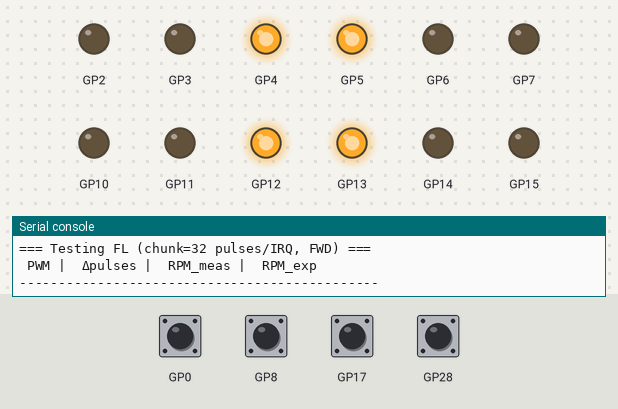
This program was run on a simulated Raspberry Pi Pico running MicroPython. On the bench: output pins drawn as LEDs (lit = HIGH), the last lines printed to the serial console. Inputs (shaded band) come from the test bench; at power-on: GP0, GP8, GP17, GP28 HIGH. The clock reads 2024-03-15 10:24:30 at power-on unless the program sets it; files the program writes start out absent; the stepper is drawn at 200 steps a turn; files that are not in the repository are absent; pins used as bus, display or sensor lines are not drawn.

Above: at 0.1 s.
At 6.1 s:
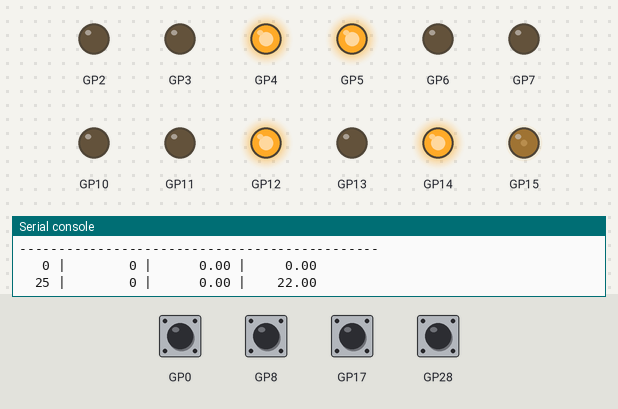
At 15.1 s:
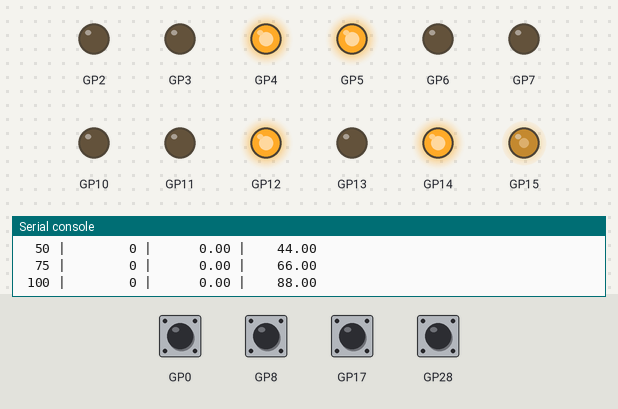
At 21.1 s:
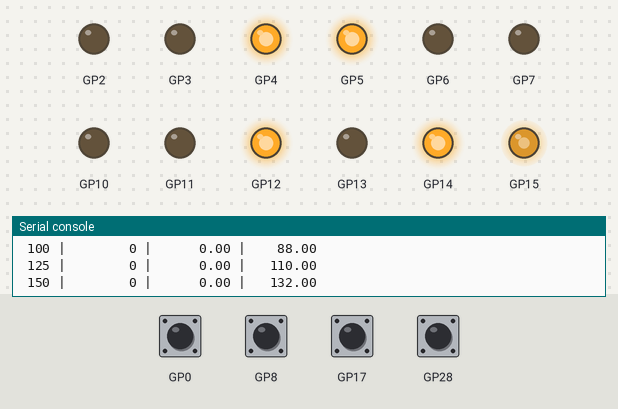
At 30.1 s:
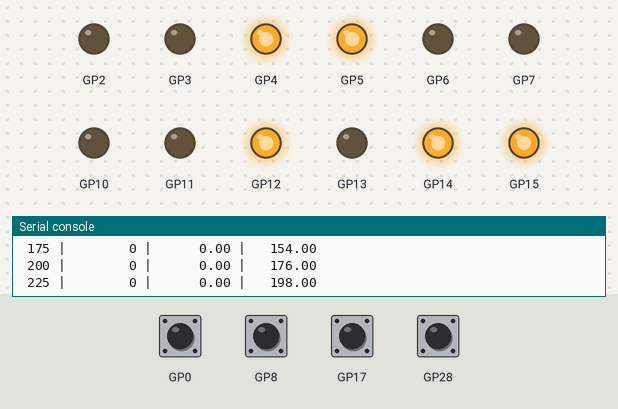
At 39.77 s:
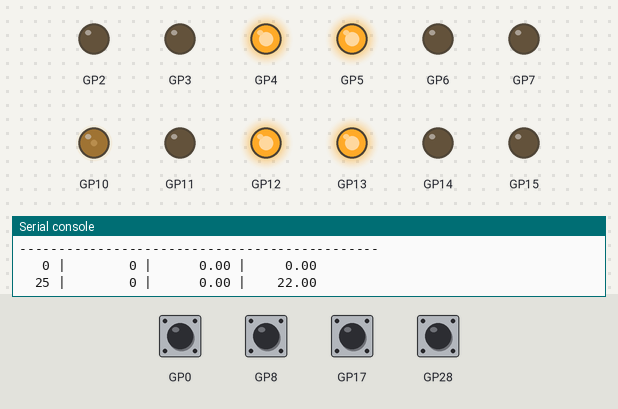
Timing chart, 0 to 40.0 s (numbered marks = the images above):
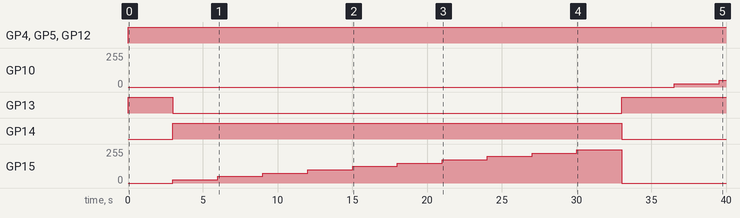

Measured:
- by itself, GP4, GP5, GP12: LOW → HIGH at 0.00 s
- by itself, GP10: 0/255 → 25/255 at 36.5 s, → 50/255 3.0 s later
- by itself, GP13: LOW → HIGH at 0.00 s, → LOW 3.0 s later, → HIGH 30.0 s later
- by itself, GP14: LOW → HIGH at 3.0 s, → LOW 30.0 s later
- by itself, GP15: rises from 0/255 to 250/255 in 27.0 s, then falls to 0/255 in 3.0 s

The program:

Feed_Forward_Cal_923.py
```python
from machine import Pin, PWM
from rp2 import PIO, StateMachine, asm_pio
from time import ticks_ms, ticks_diff, sleep, localtime

# ================== CONFIG ==================
CPR_MOTOR = 16
GEAR_RATIO = 150
PULSES_PER_REV = CPR_MOTOR * GEAR_RATIO  # 2400

TEST_INTERVAL_MS = 3000      # dwell per PWM step
PWM_STEP = 25               # step size 0..255
MAX_PWM = 250
CHUNK_LIST = [32]           # try 1, 16, 32, 64, 128

# Debounced PIO settings
DEBOUNCE_US = 25            # post-edge holdoff (try 50..150 µs)
SM_FREQ_HZ  = 1_000_000     # PIO clock so 1 instr ≈ 1 µs

# "Expected" column only (for eyeballing); not used in fit
MAX_WHEEL_RPM = 220.0

WHEELS = ["FL", "FR", "BL", "BR"]

# Robot-forward direction per wheel: +1 => +PWM spins robot-forward; -1 => reversed
WHEEL_DIR = {
    "FL": -1,
    "FR": +1,
    "BL": -1,
    "BR": +1,
}

# Linear-fit window (avoid deadzone and saturation)
FIT_PWM_MIN = 75
FIT_PWM_MAX = 200

# ================== MOTOR PINS ==================
pins = {
    "BR": (PWM(Pin(2)),  Pin(4, Pin.OUT),  Pin(3, Pin.OUT)),
    "BL": (PWM(Pin(7)),  Pin(5, Pin.OUT),  Pin(6, Pin.OUT)),
    "FR": (PWM(Pin(10)), Pin(12, Pin.OUT), Pin(11, Pin.OUT)),
    "FL": (PWM(Pin(15)), Pin(13, Pin.OUT), Pin(14, Pin.OUT)),
}
for pwm, _, _ in pins.values():
    pwm.freq(20000)

def motor_control_rf(wheel, pwm_cmd_rf):
    """Drive in ROBOT-FORWARD sign; map to hardware using WHEEL_DIR."""
    pwm_cmd_hw = int(pwm_cmd_rf * WHEEL_DIR[wheel])
    pwm, in1, in2 = pins[wheel]
    direction = 1 if pwm_cmd_hw >= 0 else 0
    abs_speed = min(abs(pwm_cmd_hw), 255)
    in1.value(direction)
    in2.value(not direction)
    pwm.duty_u16(int(abs_speed * 65535 / 255))

def stop_all():
    for w in pins:
        motor_control_rf(w, 0)

# TB6612 standby (no-op if not present)
try:
    stby = Pin(1, Pin.OUT)
    stby.high()
except Exception:
    pass

# ================== DEBOUNCED, CHUNKED PIO COUNTER ==================
# Pull order at init: 1) CHUNK_N  2) DEBOUNCE_CYCLES
@asm_pio()
def edge_counter_chunk_db():
    pull()              # OSR = chunk_target (N)
    mov(isr, osr)       # ISR holds chunk_target constant
    mov(x, osr)         # X = chunk countdown (starts at N)
    pull()              # OSR = debounce_cycles (constant for reload)
    mov(y, osr)         # Y = debounce countdown working copy
    wrap_target()
    wait(0, pin, 0)     # arm on low
    wait(1, pin, 0)     # rising edge detected -> count it
    jmp(x_dec, "deb")   # X-- ; if not zero skip IRQ, else fall-through
    irq(rel(0))         # chunk of N edges completed
    mov(x, isr)         # reload X = N
    label("deb")        # post-edge holdoff
    jmp(y_dec, "deb")   # burn debounce cycles
    mov(y, osr)         # reload Y = debounce_cycles
    wrap()

encoder_pins = {"FL":17, "FR":28, "BL":8, "BR":0}
encoder_counts = {w: 0 for w in encoder_pins}
sms = {}

def make_irq_handler(wheel, PIO_CHUNK):
    def handler(sm):
        # one IRQ per CHUNK_N debounced rising edges
        encoder_counts[wheel] += PIO_CHUNK
    return handler

def init_sms(PIO_CHUNK):
    # deactivate any existing SMs
    for sm in sms.values():
        try:
            sm.active(0)
        except:
            pass
    sms.clear()
    # zero counts
    for w in encoder_counts:
        encoder_counts[w] = 0

    deb_cycles = max(1, int(DEBOUNCE_US * (SM_FREQ_HZ // 1_000_000)))

    # start fresh with this chunk
    for i, (wheel, pin_num) in enumerate(encoder_pins.items()):
        pin = Pin(pin_num, Pin.IN, Pin.PULL_UP)
        sm = StateMachine(i, edge_counter_chunk_db, freq=SM_FREQ_HZ, in_base=pin)
        sm.irq(make_irq_handler(wheel, PIO_CHUNK))
        sm.put(PIO_CHUNK)   # chunk target (N)
        sm.put(deb_cycles)  # debounce cycles
        sm.active(1)
        sms[wheel] = sm

# ================== FIT / CSV HELPERS ==================
def fit_pwm_vs_rpm(rows, fit_min_pwm, fit_max_pwm):
    """
    rows: list of dicts with {'pwm','rpm'} (rpm signed, robot-forward).
    Fit is always done on absolute RPM to ensure k and c are positive magnitudes.
    """
    xs, ys = [], []
    for r in rows:
        p = r["pwm"]
        rpm_abs = abs(r["rpm"])
        if fit_min_pwm <= p <= fit_max_pwm:
            xs.append(rpm_abs)
            ys.append(p)
    n = len(xs)
    if n < 2:
        return None, None, None, n
    mx = sum(xs) / n
    my = sum(ys) / n
    num = sum((x - mx) * (y - my) for x, y in zip(xs, ys))
    den = sum((x - mx) ** 2 for x in xs) or 1e-9
    k = abs(num / den)
    c = abs(my - k * mx)
    ss_tot = sum((y - my) ** 2 for y in ys) or 1e-9
    ss_res = sum((y - (c + k * x)) ** 2 for x, y in zip(xs, ys))
    r2 = 1.0 - (ss_res / ss_tot)
    return k, c, r2, n

def now_stamp():
    try:
        y,m,d,hh,mm,ss,_,_ = localtime()
    except:
        y,m,d,hh,mm,ss = (2000,1,1,0,0,0)
    return "%04d%02d%02d_%02d%02d%02d" % (y,m,d,hh,mm,ss)

CSV_FILENAME = "%s_Feed_foward.csv" % now_stamp()

def csv_header_if_empty():
    try:
        with open(CSV_FILENAME, "r") as f:
            return
    except:
        pass
    with open(CSV_FILENAME, "w") as f:
        f.write("record_type,wheel,chunk,direction,pwm,dpulses,rpm_meas,rpm_exp,k,c,r2,n,fit_min,fit_max\n")

def csv_write_sample(wheel, chunk, direction, pwm, dp, rpm_meas, rpm_exp):
    with open(CSV_FILENAME, "a") as f:
        f.write("sample,%s,%d,%s,%d,%d,%.6f,%.6f,,,,,,\n" %
                (wheel, chunk, direction, pwm, dp, rpm_meas, rpm_exp))

def csv_write_fit(wheel, chunk, direction, k, c, r2, n):
    with open(CSV_FILENAME, "a") as f:
        f.write("fit,%s,%d,%s,,,,,,%.6f,%.6f,%.6f,%d,%d,%d\n" %
                (wheel, chunk, direction, k, c, r2, n, FIT_PWM_MIN, FIT_PWM_MAX))

# also retain samples in memory (optional; handy for later tooling)
ALL_SAMPLES = []  # dicts: wheel, chunk, direction, pwm, rpm_meas, rpm_exp
FITS = {}         # key: (wheel, chunk, direction) -> {k,c,r2,n,fit_min,fit_max}

# ================== SWEEP / TEST ==================
def sweep_one_direction(wheel, PIO_CHUNK, dir_sign):
    """
    dir_sign = +1 for FWD (robot-forward), -1 for REV (robot-reverse).
    Returns the collected rows for fitting.
    """
    label = "FWD" if dir_sign > 0 else "REV"
    print(f"\n=== Testing {wheel} (chunk={PIO_CHUNK} pulses/IRQ, {label}) ===")
    print(f"{'PWM':>4} | {'Δpulses':>8} | {'RPM_meas':>9} | {'RPM_exp':>8}")
    print("-" * 46)

    rows = []
    for pwm_val in range(0, MAX_PWM+1, PWM_STEP):
        pwm_rf = dir_sign * pwm_val  # robot-forward sign

        # start step
        start = ticks_ms()
        start_count = encoder_counts[wheel]
        motor_control_rf(wheel, pwm_rf)

        # dwell
        while ticks_diff(ticks_ms(), start) < TEST_INTERVAL_MS:
            pass

        # measure
        dp = encoder_counts[wheel] - start_count
        dt_s = TEST_INTERVAL_MS / 1000.0
        rpm_meas = (dp / PULSES_PER_REV) / dt_s * 60.0
        # sign rpm by commanded robot-forward direction
        rpm_meas *= (1 if pwm_rf >= 0 else -1)
        rpm_exp  = (abs(pwm_val) / MAX_PWM) * MAX_WHEEL_RPM

        print(f"{pwm_val:>4} | {dp:>8} | {rpm_meas:>9.2f} | {rpm_exp:>8.2f}")
        rows.append({"pwm": pwm_val, "rpm": rpm_meas})
        csv_write_sample(wheel, PIO_CHUNK, label, pwm_val, dp, rpm_meas, rpm_exp)
        ALL_SAMPLES.append({
            "wheel": wheel, "chunk": PIO_CHUNK, "direction": label,
            "pwm": pwm_val, "rpm_meas": rpm_meas, "rpm_exp": rpm_exp
        })

    motor_control_rf(wheel, 0)
    return rows

def test_wheel_both_dirs(wheel, PIO_CHUNK):
    # Forward sweep (robot-forward positive)
    rows_fwd = sweep_one_direction(wheel, PIO_CHUNK, +1)
    k, c, r2, n = fit_pwm_vs_rpm(rows_fwd, FIT_PWM_MIN, FIT_PWM_MAX)
    if k is not None:
        print(f"\n[{wheel} | chunk={PIO_CHUNK} | FWD]  PWM ≈ c + k·RPM  →  k={k:.3f}  c={c:.3f}  R²={r2:.4f}  (n={n})")
        print("FF (FWD): FF_pwm = c + k*RPM")
        csv_write_fit(wheel, PIO_CHUNK, "FWD", k, c, r2, n)
        FITS[(wheel, PIO_CHUNK, "FWD")] = {
            "k": k, "c": c, "r2": r2, "n": n,
            "fit_min": FIT_PWM_MIN, "fit_max": FIT_PWM_MAX
        }
    else:
        print(f"\n[{wheel} | chunk={PIO_CHUNK} | FWD]  Not enough points in fit window.")

#     # Reverse sweep (robot-reverse negative)
#     rows_rev = sweep_one_direction(wheel, PIO_CHUNK, -1)
#     k, c, r2, n = fit_pwm_vs_rpm(rows_rev, FIT_PWM_MIN, FIT_PWM_MAX)
#     if k is not None:
#         print(f"\n[{wheel} | chunk={PIO_CHUNK} | REV]  PWM ≈ c + k·RPM  →  k={k:.3f}  c={c:.3f}  R²={r2:.4f}  (n={n})")
#         print("FF (REV): FF_pwm = c + k*RPM   (RPM will be negative in reverse)")
#         csv_write_fit(wheel, PIO_CHUNK, "REV", k, c, r2, n)
#         FITS[(wheel, PIO_CHUNK, "REV")] = {
#             "k": k, "c": c, "r2": r2, "n": n,
#             "fit_min": FIT_PWM_MIN, "fit_max": FIT_PWM_MAX
#         }
#     else:
#         print(f"\n[{wheel} | chunk={PIO_CHUNK} | REV]  Not enough points in fit window.")

# ================== RUN ==================
def main():
    # CSV header
    csv_header_if_empty()
    stop_all()

    for PIO_CHUNK in CHUNK_LIST:
        print("\n" + "="*70)
        print(f"Running tests with PIO_CHUNK = {PIO_CHUNK}")
        # Estimate IRQ rate at MAX_WHEEL_RPM using your PPR and chunk size
        est_irqs = int(((MAX_WHEEL_RPM/60.0) * PULSES_PER_REV) / PIO_CHUNK)
        print(f"Estimated IRQ rate per wheel at {int(MAX_WHEEL_RPM)} RPM: ~{est_irqs} IRQ/s")
        init_sms(PIO_CHUNK)
        for wheel in ["FL", "FR", "BL", "BR"]:
            encoder_counts[wheel] = 0
            test_wheel_both_dirs(wheel, PIO_CHUNK)
            sleep(0.5)

    stop_all()
    print("\nAll tests complete.")
    print(f"CSV saved to: {CSV_FILENAME}")

    print("\n=== Feed-Forward Calibration Summary (Forward direction only) ===")
    for chunk in CHUNK_LIST:
        print(f"\n-- chunk = {chunk} --")
        print("Wheel | k (PWM/RPM) |  c (PWM) |  R²  | n pts | fit window (PWM)")
        print("---------------------------------------------------------------")
        for wheel in WHEELS:
            fit_fwd = FITS.get((wheel, chunk, "FWD"))
            if not fit_fwd:
                print(f"{wheel:>5} |     ---     |    ---   |  --- |   -   |   ---")
                continue
            k  = fit_fwd["k"]; c = fit_fwd["c"]; r2 = fit_fwd["r2"]; n = fit_fwd["n"]
            fmin = fit_fwd.get("fit_min", FIT_PWM_MIN)
            fmax = fit_fwd.get("fit_max", FIT_PWM_MAX)
            print(f"{wheel:>5} | {k:11.3f} | {c:8.3f} | {r2:4.3f} | {n:5d} | {fmin}..{fmax}")

    print("\n=== Feed-Forward Calibration Summary (Reverse direction only) ===")
    for chunk in CHUNK_LIST:
        print(f"\n-- chunk = {chunk} --")
        print("Wheel | k (PWM/RPM) |  c (PWM) |  R²  | n pts | fit window (PWM)")
        print("---------------------------------------------------------------")
        for wheel in WHEELS:
            fit_rev = FITS.get((wheel, chunk, "REV"))
            if not fit_rev:
                print(f"{wheel:>5} |     ---     |    ---   |  --- |   -   |   ---")
                continue
            k  = fit_rev["k"]; c = fit_rev["c"]; r2 = fit_rev["r2"]; n = fit_rev["n"]
            fmin = fit_rev.get("fit_min", FIT_PWM_MIN)
            fmax = fit_rev.get("fit_max", FIT_PWM_MAX)
            print(f"{wheel:>5} | {k:11.3f} | {c:8.3f} | {r2:4.3f} | {n:5d} | {fmin}..{fmax}")
    print("\nUse in FF:  FF_pwm = sign(rpm) * (c + k * abs(rpm))")

    # === Paste into main code: FF_PARAMS (per direction) ===
    chunk_for_export = CHUNK_LIST[-1] if CHUNK_LIST else None
    print("\n# === Paste into main code: FF_PARAMS ===")
    if chunk_for_export is None:
        print("# No chunk selected; CHUNK_LIST is empty.")
    else:
        print("# Derived with PIO_CHUNK = {}".format(chunk_for_export))
        print("FF_PARAMS = {")
        for wheel in ["FL", "FR", "BL", "BR"]:
            fwd = FITS.get((wheel, chunk_for_export, "FWD"))
            rev = FITS.get((wheel, chunk_for_export, "REV"))
            k_fwd = fwd["k"] if fwd else 0.0
            c_fwd = fwd["c"] if fwd else 0.0
            k_rev = rev["k"] if rev else 0.0
            c_rev = rev["c"] if rev else 0.0
            print('    "{}": {{'.format(wheel))
            print('        "FWD": {{"k": {:.3f}, "c": {:.3f}}},'.format(k_fwd, c_fwd))
            print('        "REV": {{"k": {:.3f}, "c": {:.3f}}},'.format(k_rev, c_rev))
            print("    },")
        print("}")

main()
```
